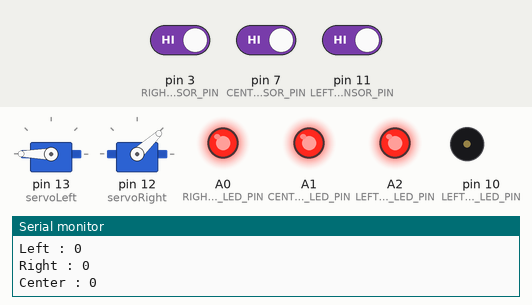
The sketch below on a simulated Arduino Uno, built with avr-gcc and run on an emulated ATmega328P. Parts: 2 × servo, output pins drawn as LEDs (lit = HIGH), buzzer (waves = sounding), the last lines printed to the serial monitor. The inputs (shaded band) are chosen by the test bench; at power-on: pin 3 (RIGHT_IR_SENSOR_PIN) HIGH, pin 7 (CENTER_IR_SENSOR_PIN) HIGH, pin 11 (LEFT_IR_SENSOR_PIN) HIGH.

Above: at 1.2 s.
1.3 s: pin 3 (RIGHT_IR_SENSOR_PIN) driven LOW
At 2.0 s:
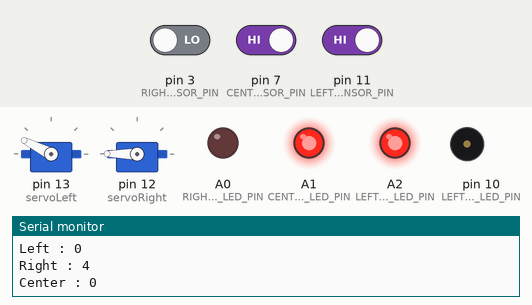
4.3 s: pin 7 (CENTER_IR_SENSOR_PIN) driven LOW
At 5.2 s:
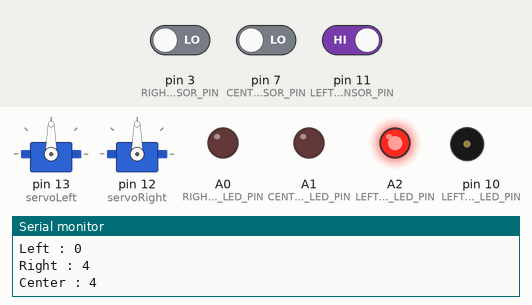
7.3 s: pin 11 (LEFT_IR_SENSOR_PIN) driven LOW
At 7.8 s:
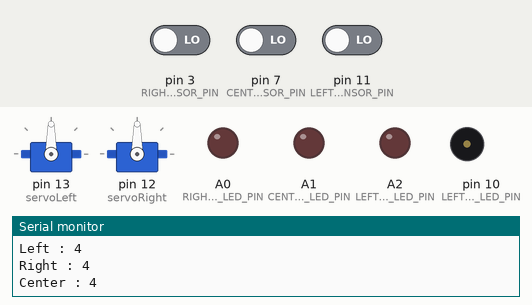
10.3 s: pin 7 (CENTER_IR_SENSOR_PIN) driven HIGH
At 11.0 s:
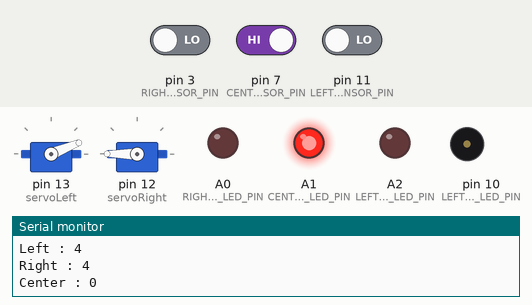
13.3 s: pin 3 (RIGHT_IR_SENSOR_PIN) driven HIGH
At 14.2 s:
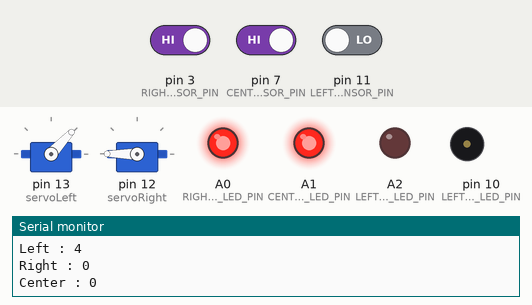
16.3 s: pin 3 (RIGHT_IR_SENSOR_PIN) driven LOW
At 16.9 s:
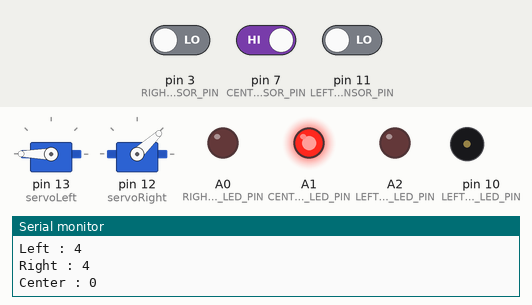
Timing chart, 0 to 23.2 s (numbered marks = the images above; inputs shaded):
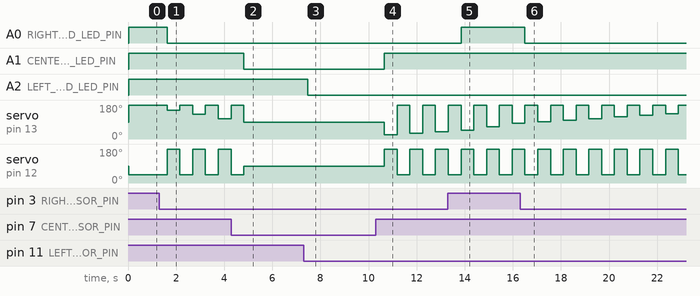

The sketch:

sketch_oct16b.ino
```cpp
#include <Servo.h>
#include <math.h>

struct Robot {
    int x, y;
    double true_x, true_y;
    int direction;
    int angle;
    int currentSpeed;
    int width, height;
    int auto_mode;
};

Robot myRobot;


Servo servoLeft;
Servo servoRight;

const int LEFT_IR_LED_PIN = 10;
const int LEFT_IR_SENSOR_PIN = 11;
const int LEFT_RED_LED_PIN = A2;

const int RIGHT_IR_LED_PIN = 2;
const int RIGHT_IR_SENSOR_PIN = 3;
const int RIGHT_RED_LED_PIN = A0;

const int CENTER_IR_LED_PIN = 6;
const int CENTER_IR_SENSOR_PIN = 7;
const int CENTER_RED_LED_PIN = A1;

void setup()                                 // Built-in initialization block
{
   servoLeft.attach(13);
    servoRight.attach(12);

    pinMode(LEFT_IR_LED_PIN, OUTPUT);
    pinMode(LEFT_IR_SENSOR_PIN, INPUT);
    pinMode(LEFT_RED_LED_PIN, OUTPUT);

    pinMode(RIGHT_IR_LED_PIN, OUTPUT);
    pinMode(RIGHT_IR_SENSOR_PIN, INPUT);
    pinMode(RIGHT_RED_LED_PIN, OUTPUT);

    pinMode(CENTER_IR_LED_PIN, OUTPUT);
    pinMode(CENTER_IR_SENSOR_PIN, INPUT);
    pinMode(CENTER_RED_LED_PIN, OUTPUT);

   Serial.begin(9600);                       // Set data rate to 9600 bps
}

void loop()                                  // Main loop auto-repeats
{
  int LeftirVal = irDetect(LEFT_IR_LED_PIN, LEFT_IR_SENSOR_PIN, 42000);               // Check for Left
  int leftDist = irDistance(LEFT_IR_LED_PIN, LEFT_IR_SENSOR_PIN);
  Serial.print("Left : ");
  Serial.println(leftDist);                     // Display 1/0 no detect/detect

  int RightirVal = irDetect(RIGHT_IR_LED_PIN, RIGHT_IR_SENSOR_PIN, 42000);               // Check for Left
  int rightDist = irDistance(RIGHT_IR_LED_PIN, RIGHT_IR_SENSOR_PIN);
  Serial.print("Right : ");
  Serial.println(rightDist);                     // Display 1/0 no detect/detect

  int CenterirVal = irDetect(CENTER_IR_LED_PIN, CENTER_IR_SENSOR_PIN, 42000);               // Check for Left
  int centerDist = irDistance(CENTER_IR_LED_PIN, CENTER_IR_SENSOR_PIN);
  Serial.print("Center : ");
  Serial.println(centerDist);                     // Display 1/0 no detect/detect

  // Run the navigation function
  robotAutoMotorMove(&myRobot, centerDist, leftDist,rightDist);

    // Implement the motor control based on the navigation decisions
  controlMotorsBasedOnNavigation(&myRobot);


  if (LeftirVal == 0)                            // Optional - display detection by setting red LED high
  {
    digitalWrite(LEFT_RED_LED_PIN, HIGH);
  } else{
    digitalWrite(LEFT_RED_LED_PIN, LOW);
  }


  if (RightirVal == 0)                            // Optional - display detection by setting red LED high
  {
    digitalWrite(RIGHT_RED_LED_PIN, HIGH);
  } else{
    digitalWrite(RIGHT_RED_LED_PIN, LOW);
  }

  if (CenterirVal == 0)                            // Optional - display detection by setting red LED high
  {
    digitalWrite(CENTER_RED_LED_PIN, HIGH);
  } else{
    digitalWrite(CENTER_RED_LED_PIN, LOW);
  }

  delay(500);                                // 0.5 second delay - just long enough to see the LED blink
  // digitalWrite(LEFT_RED_LED_PIN, HIGH);
  // // delay(500);                                // 0.5 second delay - just long enough to see the LED blink
  // digitalWrite(CENTER_RED_LED_PIN, HIGH);
  // // delay(500);                                // 0.5 second delay - just long enough to see the LED blink
  // digitalWrite(RIGHT_RED_LED_PIN, HIGH);

}


#define CONSTANT_SPEED 10
#define ADJUSTMENT_SPEED 1  // Speed when adjusting
#define TURN_SPEED 1
#define MAX_SMOOTH_TURN_ANGLE 8 // Adjust as per testing
#define ADJUSTMENT_ANGLE 15
#define TURN_DELAY_CYCLES 3  // Number of cycles to wait before initiating a turn
#define DEAD_ZONE 3  // Angle misalignment below which corrections are not made
#define max(a,b) ((a) > (b) ? (a) : (b))
#define min(a,b) ((a) < (b) ? (a) : (b))
#define SMOOTHING_ANGLE 3  // Smaller angle for smoother adjustments
#define TURN_BASE 2  // Base for exponential increase in turn angle
#define UP 1

void setSpeed(struct Robot* robot, int desiredSpeed) {
    if (robot->currentSpeed < desiredSpeed) {
        robot->currentSpeed += 1;
    } else if (robot->currentSpeed > desiredSpeed) {
        robot->currentSpeed -= 1;
    }
}


void robotAutoMotorMove(struct Robot * robot, int front_centre_sensor, int left_sensor, int right_sensor) {
    static int adjustment_made = 0;
    static int total_turn_angle = 0;
    static int left_turn_count = 0;  // Counter for consecutive left turn detections
    static int right_turn_count = 0;  // Counter for consecutive right turn detections
    static int in_gradual_turn = 0;  // Flag to indicate whether the robot is in the middle of a gradual turn
    static int turning_left = 0;  // Flag to indicate whether the robot is turning left
    static int turning_right = 0;  // Flag to indicate whether the robot is turning right
    static int was_adjusted = 0;  // Flag to indicate if the robot was adjusted in the previous cycle
    static int is_completing_turn = 0;  // Flag to indicate if the robot is in the middle of completing a turn
    static int turning_back = 0;

    // If the robot is completing a turn, ignore all sensors and finish the turn
    if (is_completing_turn) {
        printf("Completing a turn...\n");
        int remaining_angle = 90 - total_turn_angle;
        robot->angle += turning_left ? -remaining_angle : remaining_angle;
        total_turn_angle = 0;
        turning_left = turning_right = 0;
        is_completing_turn = 0;
        return;
    }

// If the front center sensor detects a wall
if (front_centre_sensor != 0) {
    printf("Wall detected in front!\n");
    robot->currentSpeed = 0;  // Ensure the robot doesn't move forward

    // When encountering a dead end, perform a 180-degree turn in 15-degree increments
    if (left_sensor != 0 && right_sensor != 0) {
        printf("Dead end encountered, turning back...\n");
        turning_back = 1;
        turning_left = turning_right = 0;  // Ensure other turning flags are off
    }

    // Logic to continue the 180-degree turn once initiated
    if (turning_back) {
        if (total_turn_angle < 180) {
            printf("Continuing back turn...\n");
            robot->angle -= 15;
            total_turn_angle += 15;
        } else {
            // Reset variables after the turn is complete
            printf("Back turn completed.\n");
            turning_back = 0;
            total_turn_angle = 0;
        }
        return;  // Exit function to ignore other logic while turning back
    }

    // New logic for initiating a turn when a wall is detected:
    if (right_sensor == 0) {
        printf("Turning right (wall in front, no wall to right)...\n");
        robot->angle += 15;  // Make a 90-degree right turn
        return;  // Exit function after initiating the turn
    }
    else if (left_sensor == 0) {
        printf("Turning left (wall in front, no wall to left)...\n");
        robot->angle -= 15;  // Make a 90-degree left turn
        return;  // Exit function after initiating the turn
    }

    // Complete the turn if already in progress
    if (turning_left || turning_right) {
        printf("Completing a turn (wall in front, turning left/right)...\n");
        is_completing_turn = 1;  // Set the flag to ignore sensors until the turn is complete
        return;
    }
}


    // If the front center sensor doesn't detect a wall, continue moving forward
    else {
        printf("No wall in front, moving forward...\n");
        robot->direction = UP;
        robot->currentSpeed = CONSTANT_SPEED;

        // If the robot is not centered and not currently turning, adjust the angle
        if (adjustment_made != 0 && !turning_left && !turning_right) {
            printf("Adjusting angle (not centered, not turning)...\n");
            robot->angle -= adjustment_made;
            adjustment_made = 0;
        }

        // Logic for initiating a gradual left turn
        if (left_sensor == 0 && !turning_right) {
            printf("Initiating gradual left turn...\n");
            turning_left = 1;
            robot->currentSpeed = TURN_SPEED;

            if (total_turn_angle < 90) {
                // Linear increase for slower ramp-up
                int dynamic_smooth_turn_angle = MAX_SMOOTH_TURN_ANGLE + (0.1 * total_turn_angle);
                dynamic_smooth_turn_angle = min(dynamic_smooth_turn_angle, 90 - total_turn_angle);  // Limit the maximum turn angle

                robot->angle -= dynamic_smooth_turn_angle;
                total_turn_angle += dynamic_smooth_turn_angle;
            }
            else {
                total_turn_angle = 0;  // Reset after completing the turn

                turning_left = 0;
            }
        }
        // Logic for initiating a gradual right turn
        else if (right_sensor == 0 && !turning_left) {
            printf("Initiating gradual right turn...\n");
            turning_right = 1;
            robot->currentSpeed = TURN_SPEED;

            if (total_turn_angle < 90) {
                // Linear increase for slower ramp-up
                int dynamic_smooth_turn_angle = MAX_SMOOTH_TURN_ANGLE + (0.1 * total_turn_angle);
                dynamic_smooth_turn_angle = min(dynamic_smooth_turn_angle, 90 - total_turn_angle);  // Limit the maximum turn angle

                robot->angle += dynamic_smooth_turn_angle;
                total_turn_angle += dynamic_smooth_turn_angle;
            }
            else {
                total_turn_angle = 0;  // Reset after completing the turn
                turning_right = 0;
            }
        }


        // Stick to the wall logic
        if (left_sensor > 3 && left_sensor <= 5 && !was_adjusted) {
            printf("Adjusting left (left sensor: %d)...\n", left_sensor);
            robot->angle += ADJUSTMENT_ANGLE;
            robot->currentSpeed = ADJUSTMENT_SPEED;  // Slow down when adjusting
            was_adjusted = 1;
        }
        else if (right_sensor > 3 && right_sensor <= 5 && !was_adjusted) {
            printf("Adjusting right (right sensor: %d)...\n", right_sensor);
            robot->angle -= ADJUSTMENT_ANGLE;
            robot->currentSpeed = ADJUSTMENT_SPEED;  // Slow down when adjusting
            was_adjusted = 1;
        }
        else if (left_sensor == 2 && !was_adjusted) {
            printf("Smoothing left (left sensor: 2)...\n");
            robot->angle -= SMOOTHING_ANGLE;
            robot->currentSpeed = ADJUSTMENT_SPEED;  // Slow down when adjusting
            was_adjusted = 1;
        }
        else if (right_sensor == 2 && !was_adjusted) {
            printf("Smoothing right (right sensor: 2)...\n");
            robot->angle += SMOOTHING_ANGLE;
            robot->currentSpeed = ADJUSTMENT_SPEED;  // Slow down when adjusting
            was_adjusted = 1;
        }
        else if (left_sensor == 3 && !was_adjusted) {
            printf("Smoothing left (left sensor: 3)...\n");
            robot->angle += SMOOTHING_ANGLE;
            robot->currentSpeed = ADJUSTMENT_SPEED;  // Slow down when adjusting
            was_adjusted = 1;
        }
        else if (right_sensor == 3 && !was_adjusted) {
            printf("Smoothing right (right sensor: 3)...\n");
            robot->angle -= SMOOTHING_ANGLE;
            robot->currentSpeed = ADJUSTMENT_SPEED;  // Slow down when adjusting
            was_adjusted = 1;
        }
        else {
            printf("No adjustment needed, moving forward...\n");
            was_adjusted = 0;  // Reset adjustment flag
            robot->currentSpeed = CONSTANT_SPEED;  // Ensure to revert back to normal speed
        }
    }
}


#define SERVO_STOP 90
#define SERVO_MAX_FORWARD 180
#define SERVO_MAX_BACKWARD 0

#define MAX_TURN_SPEED_DIFFERENCE 50  // Max speed difference between wheels during a turn

void controlMotorsBasedOnNavigation(Robot* robot) {
    int leftServoSpeed = SERVO_STOP;
    int rightServoSpeed = SERVO_STOP;

    // Basic Movement:
    // Map the speed [-1, 1] to servo command [SERVO_MAX_BACKWARD, SERVO_MAX_FORWARD]
    if(robot->currentSpeed != 0) {
        leftServoSpeed = map(robot->currentSpeed, -1, 1, SERVO_MAX_BACKWARD, SERVO_MAX_FORWARD);
        rightServoSpeed = map(robot->currentSpeed, -1, 1, SERVO_MAX_BACKWARD, SERVO_MAX_FORWARD);
    }

    // Turning adjustments while moving:
    if(robot->currentSpeed != 0) {
        int turnAdjustment = map(abs(robot->angle), 0, 90, 0, MAX_TURN_SPEED_DIFFERENCE);
        if(robot->angle > 0) {
            // Right Turn: Slow down the right wheel
            rightServoSpeed = constrain(rightServoSpeed - turnAdjustment, SERVO_MAX_BACKWARD, SERVO_MAX_FORWARD);
        } else if(robot->angle < 0) {
            // Left Turn: Slow down the left wheel
            leftServoSpeed = constrain(leftServoSpeed - turnAdjustment, SERVO_MAX_BACKWARD, SERVO_MAX_FORWARD);
        }
    }

    // Write the determined values to the servos
    servoLeft.write(leftServoSpeed);
    servoRight.write(rightServoSpeed);
}


// IR Object Detection Function

int irDetect(int irLedPin, int irReceiverPin, long frequency)
{
  tone(irLedPin, frequency);                 // Turn on the IR LED square wave
  delay(1);                                  // Wait 1 ms
  noTone(irLedPin);                          // Turn off the IR LED
  int ir = digitalRead(irReceiverPin);       // IR receiver -> ir variable
  delay(1);                                  // Down time before recheck


  if (ir == 0){
    return 1;
  }

  else{
    return 0;
  }
  // return ir;                                 // Return 0 detect, 1 no detect
}


// IR distance measurement function

int irDistance(int irLedPin, int irReceivePin)
{
   int distance = 0;
   for(long f = 47000; f <= 50000; f += 1000)
   {
      int val = irDetect(irLedPin, irReceivePin, f);
      distance += val;
   }
   return distance;
}
```

Measured:
- after the input at 1.3 s, A0 (RIGHT_RED_LED_PIN): HIGH → LOW after 0.33 s; servo on pin 13 (servoLeft): 180° → 153° after 0.33 s, → 180° 0.53 s later, → 132° 0.53 s later, → 180° 0.53 s later, … (6 changes in this stretch); servo on pin 12 (servoRight): alternates 180° for 0.53 s and 43° for 0.53 s, starting after 0.33 s
- after the input at 4.3 s, A1 (CENTER_RED_LED_PIN): HIGH → LOW after 0.51 s
- after the input at 7.3 s, A2 (LEFT_RED_LED_PIN): HIGH → LOW after 0.17 s
- after the input at 10.3 s, A1 (CENTER_RED_LED_PIN): LOW → HIGH after 0.36 s; tone on pin 10 (LEFT_IR_LED_PIN): stays silent (without the input it goes to 49000 Hz after 3.0 s)
- after the input at 13.3 s, A0 (RIGHT_RED_LED_PIN): LOW → HIGH after 0.55 s
- after the input at 16.3 s, A0 (RIGHT_RED_LED_PIN): HIGH → LOW after 0.20 s
